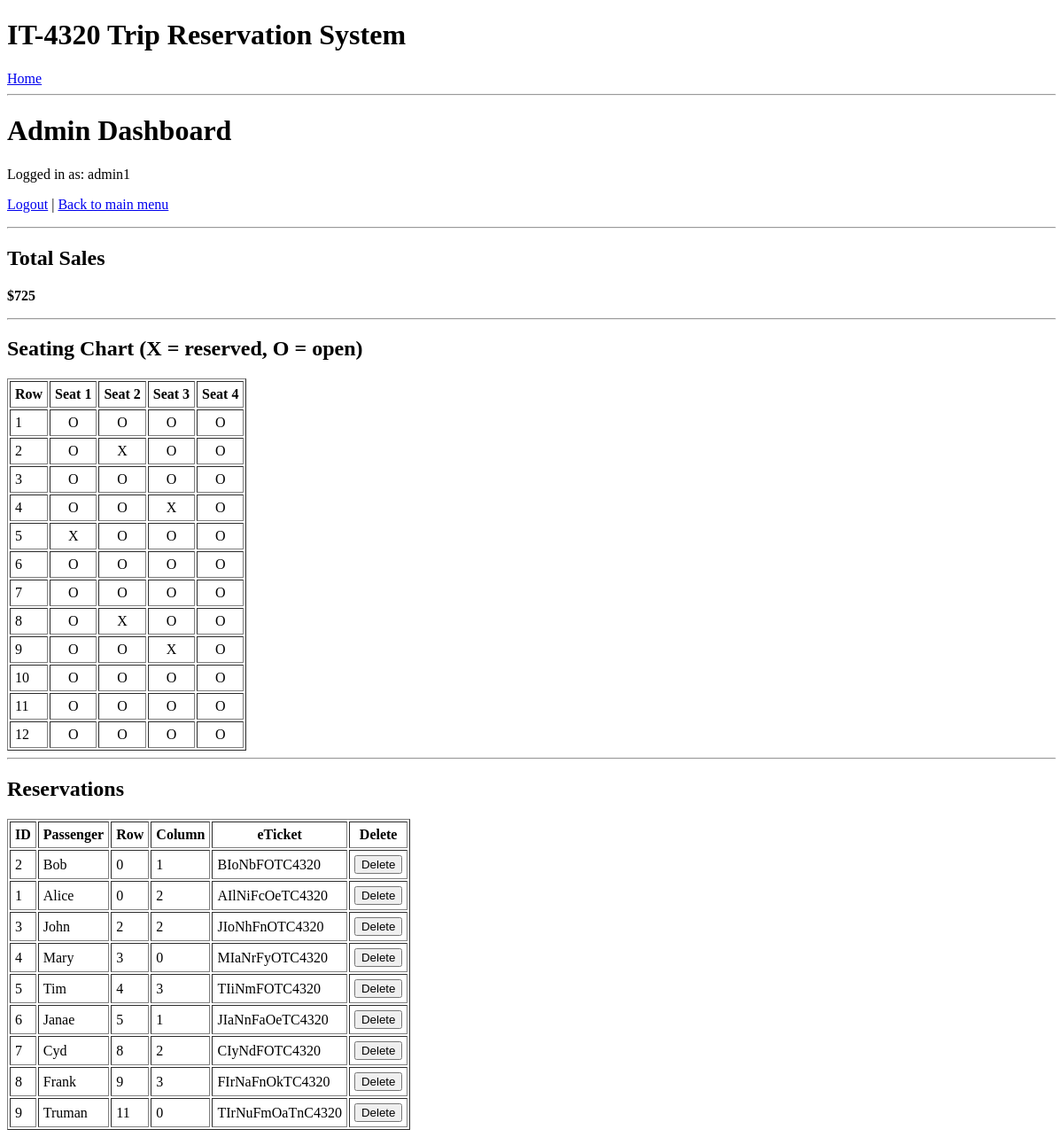
Before: /admin/dashboard (signed in) with the older database file.
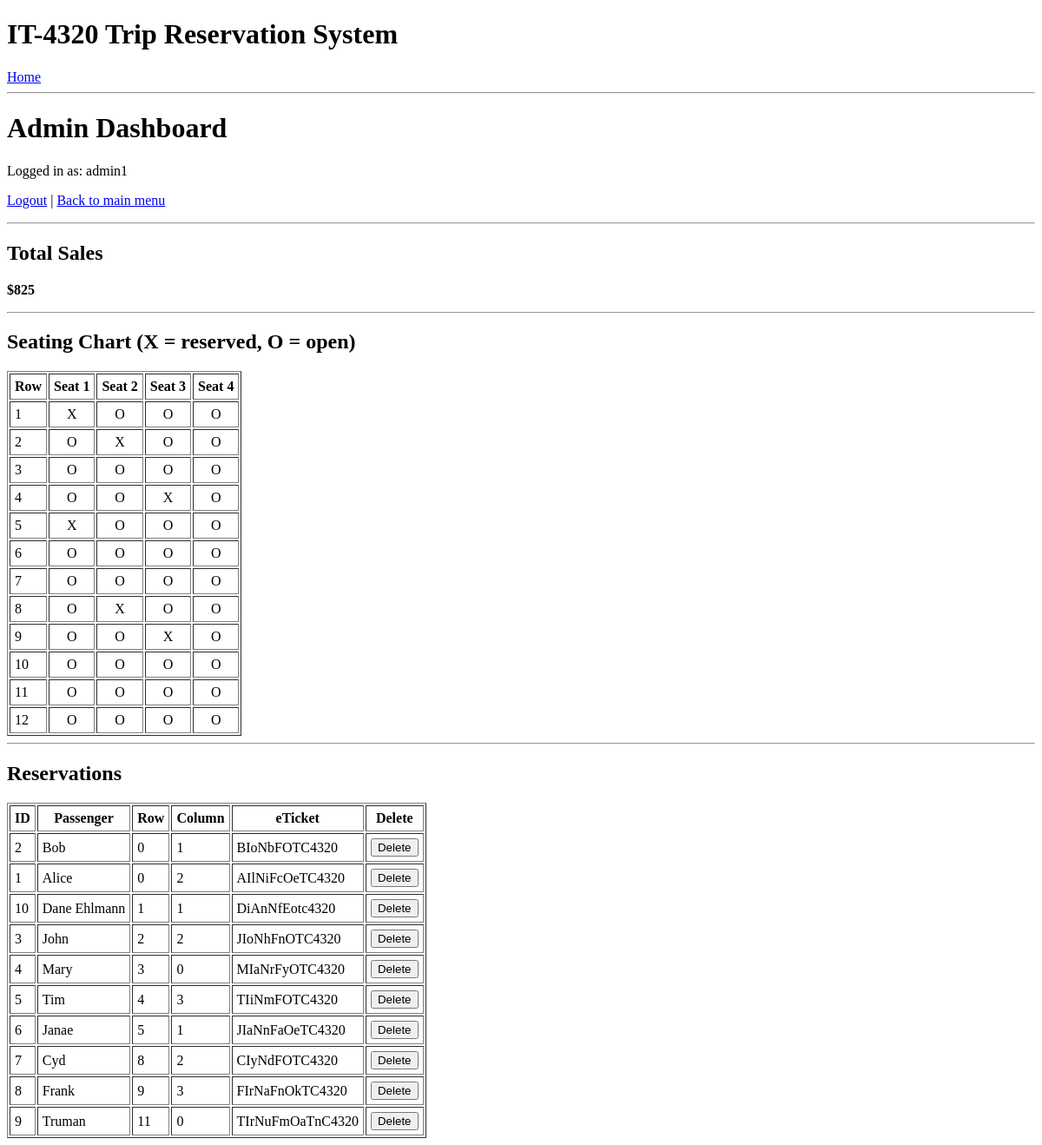
After: the same page with the newer database file.
### tables this page shows
CREATE TABLE reservations (
    id INTEGER PRIMARY KEY AUTOINCREMENT,
    passengerName TEXT NOT NULL,
    seatRow INTEGER NOT NULL,
    seatColumn INTEGER NOT NULL,
    eTicketNumber TEXT NOT NULL,
    created TIMESTAMP NOT NULL DEFAULT CURRENT_TIMESTAMP
);

### app.py (the view)
@app.route("/admin/dashboard")
@admin_login_required
def admin_dashboard():
    seating_chart = get_seating_chart()
    total_sales = calculate_total_sales()
    reservations = get_all_reservations()
    return render_template(
        "admin_dashboard.html",
        seating_chart=seating_chart,
        total_sales=total_sales,
        reservations=reservations,
    )

### app.py (called while the page is built)
def get_db_connection():
    connection = sqlite3.connect(DB_PATH)
    connection.row_factory = sqlite3.Row
    return connection

def get_seating_chart():
    conn = get_db_connection()
    rows = conn.execute("SELECT seatRow, seatColumn FROM reservations").fetchall()
    conn.close()
    reserved_seats = {(r["seatRow"], r["seatColumn"]) for r in rows}
    chart = []
    for row in range(1, 13):
        row_data = []
        for col in range(1, 5):
            if (row, col) in reserved_seats:
                row_data.append("X")
            else:
                row_data.append("O")
        chart.append(row_data)
    return chart

def get_cost_matrix():
    cost_matrix = [[100, 75, 50, 100] for _ in range(12)]
    return cost_matrix

def calculate_total_sales():
    conn = get_db_connection()
    rows = conn.execute("SELECT seatRow, seatColumn FROM reservations").fetchall()
    conn.close()
    cost_matrix = get_cost_matrix()
    total = 0
    for r in rows:
        row = r["seatRow"]
        col = r["seatColumn"]
        total += cost_matrix[row - 1][col - 1]
    return total

### Templates/admin_dashboard.html (shortened to what this page needs)
{% extends "base.html" %}
{% block content %}
<h1>Admin Dashboard</h1>
<p>Logged in as: {{ session.get('admin_username') }}</p>
<p>
    <a href="{{ url_for('admin_logout') }}">Logout</a> |
    <a href="{{ url_for('index') }}">Back to main menu</a>
</p>
<hr>
<h2>Total Sales</h2>
<p><strong>${{ total_sales }}</strong></p>
<hr>
<h2>Seating Chart (X = reserved, O = open)</h2>
<table border="1" cellpadding="5">
    <tr>
        <th>Row</th>
        <th>Seat 1</th>
        <th>Seat 2</th>
        <th>Seat 3</th>
        <th>Seat 4</th>
    </tr>
    {% for row in seating_chart %}
    <tr>
        <td>{{ loop.index }}</td>
        {% for seat in row %}
        <td style="text-align:center;">{{ seat }}</td>
        {% endfor %}
    </tr>
    {% endfor %}
</table>
<hr>
<h2>Reservations</h2>
{% if reservations %}
    <table border="1" cellpadding="5">
        <tr>
            <th>ID</th>
            <th>Passenger</th>
            <th>Row</th>
            <th>Column</th>
            <th>eTicket</th>
            <th>Delete</th>
        </tr>
        {% for r in reservations %}
        <tr>
            <td>{{ r.id }}</td>
            <td>{{ r.passengerName }}</td>
            <td>{{ r.seatRow }}</td>
            <td>{{ r.seatColumn }}</td>
            <td>{{ r.eTicketNumber }}</td>
            <td>
                <form method="post" action="{{ url_for('delete_reservation', reservation_id=r.id) }}">
                    <button type="submit">Delete</button>
                </form>
            </td>
        </tr>
        {% endfor %}
    </table>
{% else %}
    <p>No reservations yet.</p>
{% endif %}
{% endblock %}

Changed rows visible on the page:
added reservations: id "10", passengerName "Dane Ehlmann", seatRow "1", seatColumn "1", eTicketNumber "DiAnNfEotc4320"
Other visible differences:
{{ total_sales }}: "725" → "825"
list line gone: "O"
new list line: "X"
